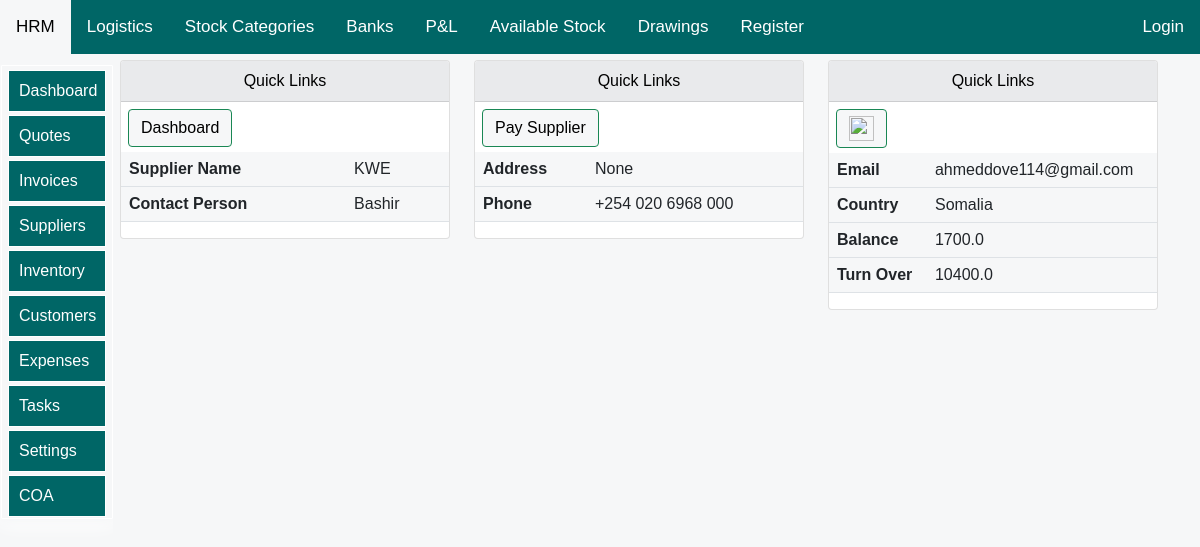
Screenshot of /Allifmaal-Supplier-Details/2/ with the database file from the repository.
### allifmaalapp/models.py (models this page shows, shortened)
class AllifmaalSuppliersModel(models.Model):
    Country = [
    ('Somalia', 'Somalia'),
     ('Somaliland', 'Somaliland'),
    ('Kenya', 'Kenya'),
     ('Other', 'Other'),
    ]
    name = models.CharField(null=True, blank=True, max_length=20)
    phone = models.CharField(null=True, blank=True, max_length=30)
    email= models.CharField(null=True, blank=True, max_length=100)
    country = models.CharField(choices=Country, blank=True, max_length=30)
    city= models.CharField(null=True, blank=True, max_length=30)
    address = models.CharField(null=True, blank=True, max_length=30)
    balance=models.DecimalField(max_digits=10,blank=False,null=True,decimal_places=1,default=0)
    turnover=models.DecimalField(max_digits=10,blank=False,null=True,decimal_places=1,default=0)
    contact = models.CharField(null=True, blank=True, max_length=30)

### allifmaalapp/views.py (the view)
# urls.py: path('Allifmaal-Supplier-Details/<int:pk>/', views.show_allifmaal_supplier_details, name="show_allifmaal_supplier_details"),
def show_allifmaal_supplier_details(request,pk):
    title="Supplier Details"
    try:
        Supplier_detail=AllifmaalSuppliersModel.objects.get(id=pk)
    except:
        messages.error(request, 'Something went wrong')
        return redirect('allifmaalapp:allifmaal_suppliers')
    context={
        "Supplier_detail":Supplier_detail,
        "title":title,
    }
    return render(request,'allifmaalapp/suppliers/allifmaal-supplier-details.html',context)

### allifmaalapp/templates/allifmaalapp/suppliers/allifmaal-supplier-details.html (shortened to what this page needs)
{% extends 'allifmaalapp/bases/allifbase.html'%}
{% load static %}
{% load crispy_forms_tags %}
{% block style %}
<link href="{% static 'css/bootstrap.min.css' %}" rel="stylesheet">
<link rel="stylesheet" href="https://use.fontawesome.com/releases/v5.15.2/css/all.css"
>
<link href="{% static 'js/jquery-ui-1.12.1/jquery-ui.min.css' %}" rel="stylesheet">
<link href="{% static 'js/jquery-ui-1.12.1/jquery-ui.structure.min.css' %}" rel="stylesheet">
<link href="{% static 'js/jquery-ui-1.12.1/jquery-ui.theme.min.css' %}" rel="stylesheet">
   {%endblock%}
   {% block body %}
<div class="container">
<div class="row mt-12" >
<div class="col-md-4">
    <div class="card">
        <div id="allif-section-headers" class="card-header ">
            Quick Links
        </div>
        <div >
    <a  href="{% url 'allifmaalapp:allifmaalmaindashboard' %}">
    <button id="allif-link-buttons" type="button" class="btn btn-success mybuttonlinks" >
    Dashboard</button></a>
    </div>
      <table class="table">
        <tbody>
            <tr>
                <th>Supplier Name</th>
                <td>{{Supplier_detail.name}}</td>
                </tr>
                <tr>
                <th>Contact Person</th>
                <td>{{Supplier_detail.contact}}</td>
                </tr>
        </tbody>
        </table>
            </div>
        </div>
<div class="col-md-4">
    <div class="card">
        <div id="allif-section-headers" class="card-header ">
            Quick Links
        </div>
        <div >
        <a  href="{% url 'allifmaalapp:allifmaalExpenses' %}">
        <button id="allif-link-buttons" type="button" class="btn btn-success mybuttonlinks" >
        Pay Supplier</button></a>
        </div>
      <table class="table">
        <tbody>
        <tr>
        <th>Address</th>
        <td>{{Supplier_detail.address}}</td>
        </tr>
        <tr>
        <th>Phone</th>
        <td>{{Supplier_detail.phone}}</td>
        </tr>
  </tbody>
  </table>
            </div>
        </div>
<div class="col-md-4">
    <div class="card">
        <div id="allif-section-headers" class="card-header ">
            Quick Links
        </div>
        <div >
    <a  href="{% url 'allifmaalapp:delete_allifmaal_supplier' Supplier_detail.id %}">
    <button id="allif-link-buttons" type="button" class="btn btn-success mybuttonlinks" >
        <img src="{% static 'images/delete.png'%}" width="25"></button></a>
    </div>
      <table class="table">
        <tbody>
            <tr>
                <th>Email</th>
                <td>{{Supplier_detail.email}}</td>
                </tr>
                <tr>
                <th>Country</th>
                <td>{{Supplier_detail.country}}</td>
                </tr>
                <tr>
                    <th>Balance</th>
                    <td>{{Supplier_detail.balance}}</td>
                    </tr>
                    <tr>
                        <th>Turn Over</th>
                        <td>{{Supplier_detail.turnover}}</td>
                        </tr>
        </tbody>
        </table>
            </div>
        </div>
    </div>
</div>
   {% endblock %}

### allifmaalapp/templates/allifmaalapp/suppliers/allifmaal-supplier-details.html (style rules this page uses)
body { font-size: 2rem; opacity: 1; position:sticky; overflow: auto; text-align: left; max-width: 100%; background-color: #F6F7F8; margin: auto; padding: auto; }
.container { background-color: #F6F7F8; }
table { background-color: #F6F7F8; }
.mybuttonlinks { margin-top: 7px; margin-left: 7px; margin-bottom: 5px; }
#allif-section-headers { background-color: #e9eaec; color: black; font-size: 16px; text-align: center; }
#allif-link-buttons { background-color: #F6F7F8; color: black; }
@media screen and (min-width:1000px) and (max-width:2000px) { .container { margin-top: 10px; display: block; font-size: 0.95rem; margin-left:auto ; margin-right: auto; margin: auto; padding-left: 90px; } }

### allifmaalapp/templates/allifmaalapp/bases/topnavbar.html (style rules this page uses)
body { margin: 0; font-family: Arial, Helvetica, sans-serif; }

### allifmaalapp/templates/allifmaalapp/bases/sidenavbar.html (style rules this page uses)
:root { --sidebar_font_size:1.0rem; }

### rows the page displays
AllifmaalSuppliersModel: name "KWE", contact "Bashir", address "None", phone "+254 020 6968 000", email "ahmeddove114@gmail.com", country "Somalia", balance "1700.0", turnover "10400.0"
